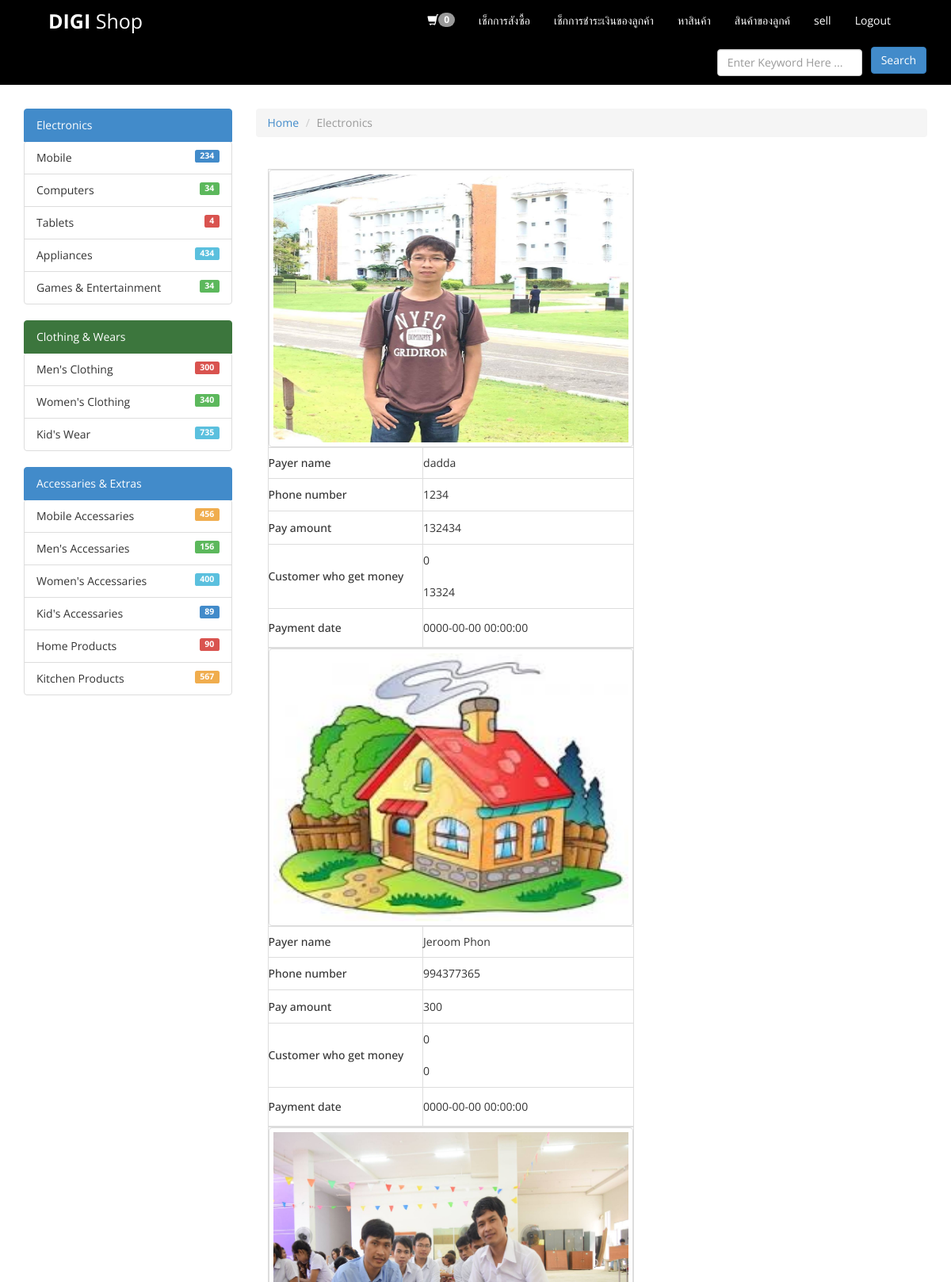
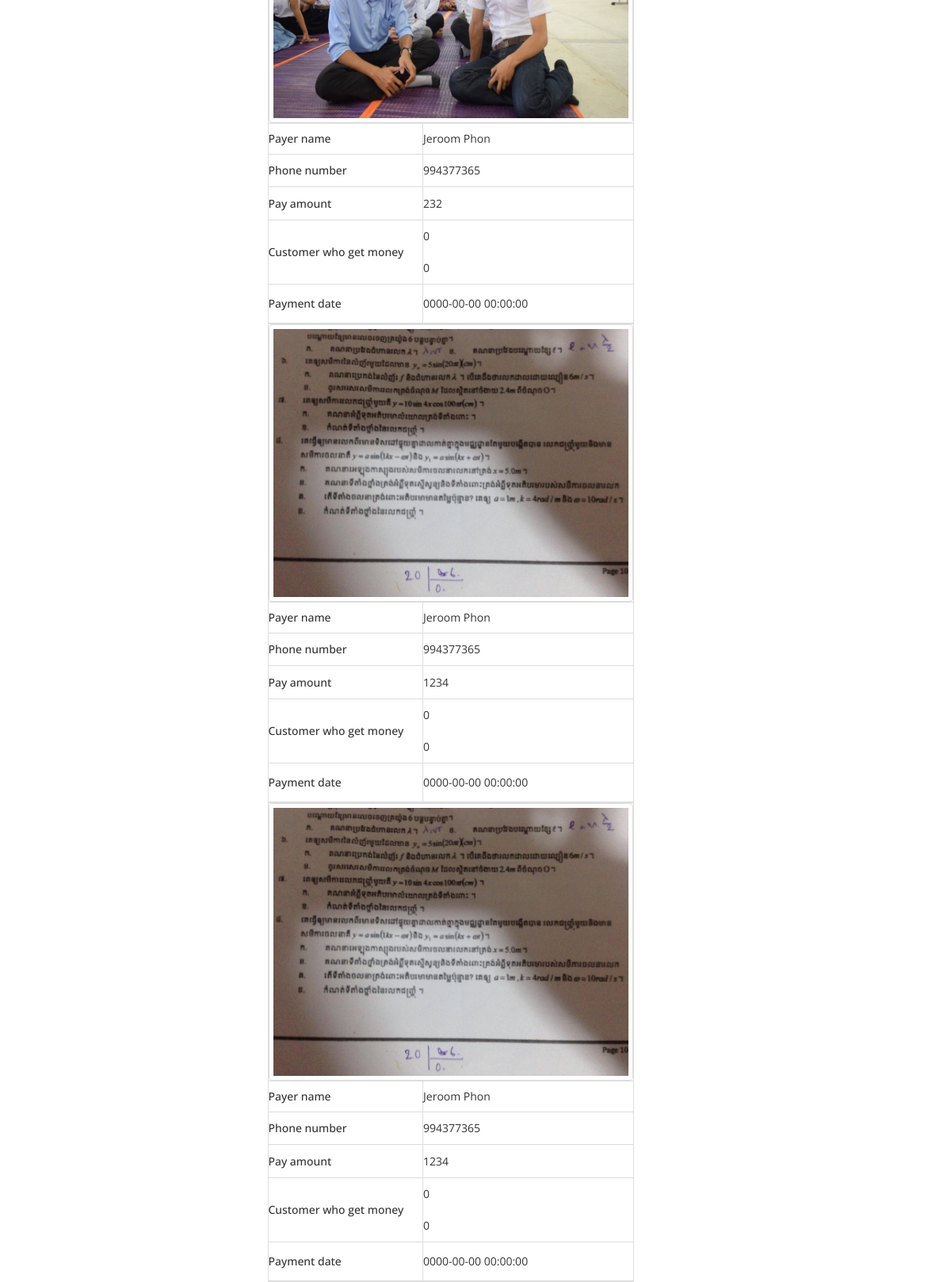
The app's page /Viewpayment.php (upper part) with its own data (2 pictures, top to bottom).
### tables this page shows
CREATE TABLE `payment` (
  `payment_id` int(17) NOT NULL,
  `pur_name` varchar(50) NOT NULL,
  `phone` varchar(13) NOT NULL,
  `amount` int(9) NOT NULL,
  `detail` varchar(400) NOT NULL,
  `picture` varchar(100) NOT NULL,
  `bank_name` varchar(50) NOT NULL,
  `bank_acc_name` varchar(13) NOT NULL,
  `bank_acc_number` int(12) NOT NULL,
  `pur_id` int(7) NOT NULL,
  `date_pay` datetime NOT NULL
);

### Viewpayment.php (the view, shortened to what this page needs)
<?php
include("tt1.php");
?>
<!DOCTYPE html>
<html lang="en">
<link href="assets/ItemSlider/css/main-style.css" rel="stylesheet" type="text/css">
<link href="assets/ItemSlider/css/demo.css" rel="stylesheet" type="text/css">
<head>
    <link href="bs-digishop-mini/assets/css/bootstrap.css" rel="stylesheet">
    <link href="bs-digishop-mini/assets/css/font-awesome.min.css" rel="stylesheet" />
    <link href="bs-digishop-mini/assets/ItemSlider/css/main-style.css" rel="stylesheet" />
    <link href="bs-digishop-mini/assets/css/style.css" rel="stylesheet" />
</head>
<body>
  <nav class="navbar navbar-default" role="navigation">
      <div class="container-fluid">
          <div class="navbar-header">
              <a class="navbar-brand" href="index.login.php"><strong>DIGI</strong> Shop</a>
          </div>
          <div class="collapse navbar-collapse" id="bs-example-navbar-collapse-1">
              <ul class="nav navbar-nav navbar-right">
                  <li><a href="view_order.php" id="nav-cart"><span id="nav-cart-number" class="badge pull-right">0</span>
          <span class="glyphicon glyphicon-shopping-cart"></span>
      </span></a></li>
                   <li><a href="#">เช็กการสังซื้อ</a></li>
                  <li><a href="Viewpayment.php">เช็กการชำระเงินของลูกค้า</a></li>
                  <li><a href="customerProduct.php">หาสินค้า</a></li>
                  <li><a href="customerInformation.php">สินค้าของลูกค้</a></li>
                  <li><a href="sellAdmin.php">sell</a></li>
                  <li><a href="logout.php">Logout</a></li>
                  <li><a href="profileAdmin.php"><?php echo $_SESSION['Username']; ?></a></li>
              </ul>
              <form class="navbar-form navbar-right" role="search">
                  <div class="form-group">
                      <input type="text" placeholder="Enter Keyword Here ..." class="form-control">
                  </div>
                  <button type="submit" class="btn btn-primary">Search</button>
              </form>
          </div>
      </div>
  </nav>
    <div class="container">
        <div class="row">
            <div class="col-md-3">
                <div>
                    <a href="#" class="list-group-item active">Electronics
                    </a>
                    <ul class="list-group">
                        <li class="list-group-item">Mobile
      <span class="label label-primary pull-right">234</span>
                        </li>
                        <li class="list-group-item">Computers
                      <span class="label label-success pull-right">34</span>
                        </li>
                        <li class="list-group-item">Tablets
                         <span class="label label-danger pull-right">4</span>
                        </li>
                        <li class="list-group-item">Appliances
                             <span class="label label-info pull-right">434</span>
                        </li>
                        <li class="list-group-item">Games & Entertainment
                             <span class="label label-success pull-right">34</span>
                        </li>
                    </ul>
                </div>
                <div>
                    <a href="#" class="list-group-item active list-group-item-success">Clothing & Wears
                    </a>
                    <ul class="list-group">
                        <li class="list-group-item">Men's Clothing
                             <span class="label label-danger pull-right">300</span>
                        </li>
                        <li class="list-group-item">Women's Clothing
                             <span class="label label-success pull-right">340</span>
                        </li>
                        <li class="list-group-item">Kid's Wear
                             <span class="label label-info pull-right">735</span>
                        </li>
                    </ul>
                </div>
                <div>
                    <a href="#" class="list-group-item active">Accessaries & Extras
                    </a>
                    <ul class="list-group">
                        <li class="list-group-item">Mobile Accessaries
                             <span class="label label-warning pull-right">456</span>
                        </li>
                        <li class="list-group-item">Men's Accessaries
                             <span class="label label-success pull-right">156</span>
                        </li>
                        <li class="list-group-item">Women's Accessaries
                             <span class="label label-info pull-right">400</span>
                        </li>
                        <li class="list-group-item">Kid's Accessaries
                             <span class="label label-primary pull-right">89</span>
                        </li>
                        <li class="list-group-item">Home Products
                             <span class="label label-danger pull-right">90</span>
                        </li>
                        <li class="list-group-item">Kitchen Products
                             <span class="label label-warning pull-right">567</span>
                        </li>
                    </ul>
                </div>
            </div>
            <div class="col-md-9">
                <div>
                    <ol class="breadcrumb">
                        <li><a href="#">Home</a></li>
                        <li class="active">Electronics</li>
                    </ol>
                </div>
                <div class="col-md-12">
                  <div class="col-md-12">
                  <div class="row">
                    <form class="" action="index.html" method="post">
                      <?php
                      $sql="select*from payment ";
                      $result=mysqli_query($link,$sql);
                      while ($row=mysqli_fetch_array($result)){
                        ?>
                      <table width="445" border="1" align="center" class="table-bordered" style="width:360px;">
                        <tr>
                          <td colspan="2" align="center">
                            <img  src="images/<?php echo $row['picture'];?>" style="width:460px; height:350px;">
                          </td>
                        </tr>
                        <tr>
                          <td width="182" height="39">
                           <h5>Payer name</h5>
                          </td>
                          <td width="247">
                                 <?php echo $row['pur_name'] ?>
                          </td>
                        </tr>
                        <tr>
                          <td height="41">
                          <h5>Phone number</h5>
                          </td>
                          <td>
                             <?php echo $row['phone'] ?>
                          </td>
                        </tr>
                        <tr>
                          <td height="42">
                          <h5>Pay amount</h5>
                          </td>
                          <td>
                           <?php echo $row['amount'] ?>
                          </td>
                        </tr>
                        <tr>
                          <td height="79">
                          <h5>Customer who get money</h5>
                          </td>
                          <td>
                          <table width="200" height="80" border="0" cellpadding="1" cellspacing="1" class="table-responsive">
                            <tbody>
                              <tr width="200">
                                <td height="40"><?php echo $row['bank_acc_name']; ?></td>
                              </tr>
                              <tr>
                                <td height="40"><?php echo $row['bank_acc_number']; ?></td>
                              </tr>
                            </tbody>
                          </table>
                          </td>
                        </tr>
                        <tr>
                              <td height="49">
                              <h5>Payment date</h5>
                              </td>
                              <td>
                              <?php echo $row['date_pay']; ?>
                              </td>
                        </tr>
                      </table>
                      <?php }?>
                    </form>
                  </div>
                </div>
            </div>
        </div>
    </div>
        </div>
</body>
</html>

### assets/ItemSlider/css/demo.css (style rules this page uses)
html { height: 100%; }
*, *:after, *:before { -webkit-box-sizing: border-box; -moz-box-sizing: border-box; box-sizing: border-box; padding: 0; margin: 0; }
body { font-family: 'Lato', Calibri, Arial, sans-serif; background: #fff; font-weight: 400; font-size: 15px; color: #333; overflow: scroll; overflow-x: hidden; }
a { color: #555; text-decoration: none; }
.container { width: 100%; position: relative; }

### assets/css/style.css (style rules this page uses)
h1, h2, h3, h4, h5, h6 { font-family:'Open Sans', sans-serif; }
.navbar-brand { font-size: 25px; padding: 15px 80px 15px 60px; }
.navbar-default .navbar-brand { color: #000000; }
.navbar-default { background-color: #000000; border-color: #000000; }
.navbar { border-radius: 0px; }
.navbar-default .navbar-nav > li > a { color: #FFF; }
.navbar-default .navbar-brand { color: #FFFFFF; }
.row { margin-bottom:10px; }
.btn { margin-bottom:5px; }

### Viewpayment.php (style rules this page uses)
img { width:200px; height:200px; border: 1px solid #ddd; border-radius: 4px; padding: 5px; }

### records on screen
payment: picture (picture), pur_name "dadda", phone "1234", amount "132434", bank_acc_name "0", bank_acc_number "13324", date_pay "0000-00-00 00:00:00"
payment: picture (picture), pur_name "Jeroom Phon", phone "994377365", amount "300", bank_acc_name "0", bank_acc_number "0", date_pay "0000-00-00 00:00:00"
payment: picture (picture), pur_name "Jeroom Phon", phone "994377365", amount "232", bank_acc_name "0", bank_acc_number "0", date_pay "0000-00-00 00:00:00"
payment: picture (picture), pur_name "Jeroom Phon", phone "994377365", amount "1234", bank_acc_name "0", bank_acc_number "0", date_pay "0000-00-00 00:00:00"
payment: picture (picture), pur_name "Jeroom Phon", phone "994377365", amount "1234", bank_acc_name "0", bank_acc_number "0", date_pay "0000-00-00 00:00:00"
